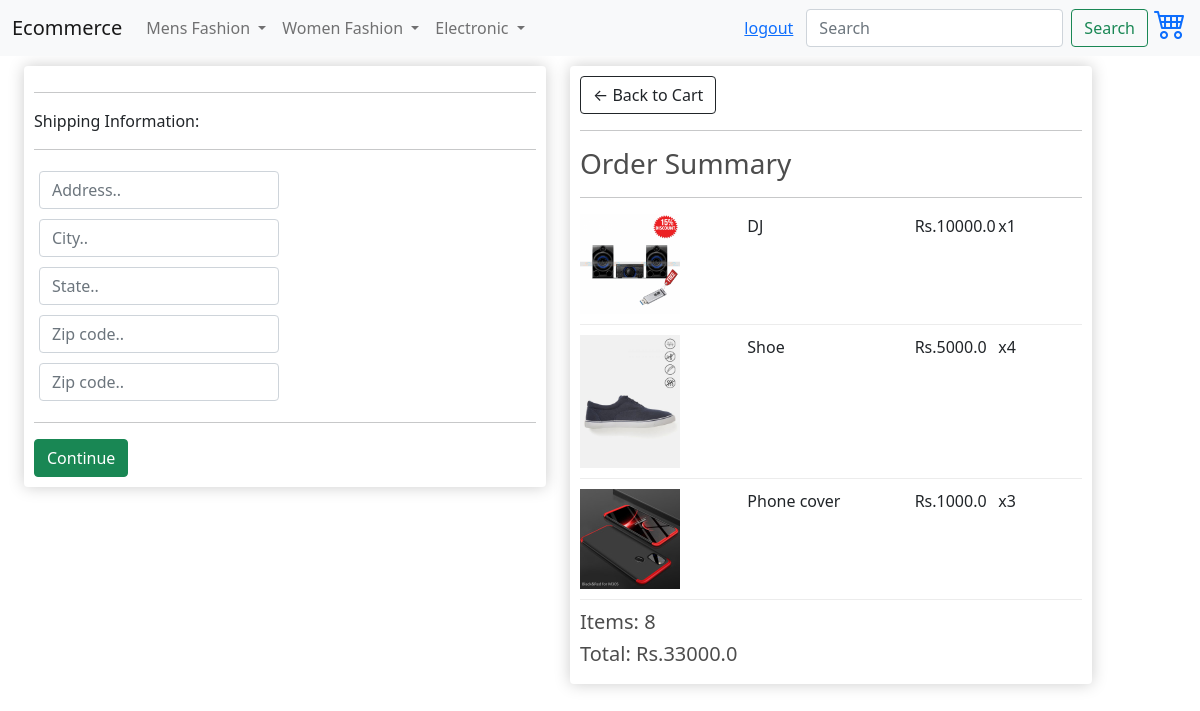
Screenshot of /checkout/ (signed in) with the database file from the repository.
### store/models.py (models this page shows, shortened)
class OrderItem(models.Model):
    product = models.ForeignKey(Product, on_delete=models.SET_NULL, null=True)
    order = models.ForeignKey(Order, on_delete=models.SET_NULL, null=True)
    quantity = models.IntegerField(default=0, null=True, blank=True)
    date_added = models.DateTimeField(auto_now_add=True)
    @property
    def get_total(self):
        total = self.product.price * self.quantity
        return total

class Product(models.Model):
    product_status = (
        ('N',"New"),
        ('T',"Trending"),
        ('X','Excel'),
            )
    category_type = (
        ("Men","Men"),
        ("Women","Women"),
        ("Electronic","Electronic"),
        ("Book","Book"),)
    name = models.CharField(max_length=200)
    price = models.FloatField()
    category = models.CharField(max_length=10,choices=category_type,null=True, blank=True)
    status = models.CharField(max_length=1,choices= product_status,null=True, blank=True)
    description = models.TextField(null=True,blank = True)
    featured = models.ImageField(null=True, blank=True)
    @property
    def imageURL(self):
        try:
            url = self.featured.url
        except:
            url = ''
        return url

class Order(models.Model):
    customer = models.ForeignKey(Customer, on_delete=models.SET_NULL, null=True, blank=True)
    date_ordered = models.DateTimeField(auto_now_add=True)
    complete = models.BooleanField(default=False)
    transaction_id = models.CharField(max_length=100, null=True)
    @property
    def get_cart_total(self):
        orderitems = self.orderitem_set.all()
        total = sum([item.get_total for item in orderitems])
        return total
    @property
    def get_cart_items(self):
        orderitems = self.orderitem_set.all()
        total = sum([item.quantity for item in orderitems])
        return total

### store/views.py (the view)
# urls.py: path('checkout/',views.checkout , name = 'checkout'),
def checkout(request):
    data = cartData(request)
    cartItems = data['cartItems']
    order = data['order']
    items = data['items']
    context = {'items':items, 'order':order, 'cartItems':cartItems}
    return render(request, 'store/checkout.html', context)

### store/utils.py (called while the page is built)
def cartData(request):
    if request.user.is_authenticated:
        customer = request.user.customer
        order, created = Order.objects.get_or_create(customer=customer, complete=False)
        items = order.orderitem_set.all()
        cartItems = order.get_cart_items
    else:
        cookieData = cookieCart(request)
        cartItems = cookieData['cartItems']
        order = cookieData['order']
        items = cookieData['items']
    return {'cartItems':cartItems ,'order':order, 'items':items}

### store/templates/store/checkout.html (shortened to what this page needs)
{% extends 'store/main.html' %}
{% load static %}
{% block content %}
     <div class="container row">
        <div class="col-lg-6">
            <div class="box-element" id="form-wrapper">
                <form id="form">
                    <div id="shipping-info">
                        <hr>
                        <p>Shipping Information:</p>
                        <hr>
                        <div class="form-field">
                            <input class="form-control" type="text" name="address" placeholder="Address..">
                        </div>
                        <div class="form-field">
                            <input class="form-control" type="text" name="city" placeholder="City..">
                        </div>
                        <div class="form-field">
                            <input class="form-control" type="text" name="state" placeholder="State..">
                        </div>
                        <div class="form-field">
                            <input class="form-control" type="text" name="zipcode" placeholder="Zip code..">
                        </div>
                        <div class="form-field">
                            <input class="form-control" type="text" name="country" placeholder="Zip code..">
                        </div>
                    </div>
                    <hr>
                    <input id="form-button" class="btn btn-success btn-block" type="submit" value="Continue">
                </form>
            </div>
        <br>
        </div>
        <div class="col-lg-6">
            <div class="box-element">
                <a  class="btn btn-outline-dark" href="{% url 'cart' %}">&#x2190; Back to Cart</a>
                <hr>
                <h3>Order Summary</h3>
                <hr>
                {% for item in items %}
                <div class="cart-row">
                    <div style="flex:2"><img class="row-image" src={{ item.product.imageURL }}></div>
                    <div style="flex:2"><p> {{ item.product.name }}</p></div>
                    <div style="flex:1"><p>Rs.{{ item.product.price }}</p></div>
                    <div style="flex:1"><p> x{{ item.quantity }}</p></div>
                </div>
                {% endfor %}
                <h5>Items:   {{ order.get_cart_items }}</h5>
                <h5>Total:   Rs.{{ order.get_cart_total }}</h5>
            </div>
        </div>
    </div>
{% endblock content %}

### static/css/main.css (style rules this page uses)
h1,h2,h3,h4,h5,h6 { color:hsl(0, 0%, 30%); }
.box-element { box-shadow:hsl(0, 0%, 80%) 0 0 16px; background-color: #fff; border-radius: 4px; padding: 10px; }
.col-lg-4, .col-lg-6, .col-lg-8, .col-lg-12 { margin-top: 10px; }
.row-image { width: 100px; }
.form-field { width:250px; display: inline-block; padding: 5px; }
.cart-row { display: flex; align-items: flex-stretch; padding-bottom: 10px; margin-bottom: 10px; border-bottom: 1px solid #ececec; }

### rows the page displays
OrderItem: product.imageURL (picture), product.name "DJ", product.price "10000.0", quantity "1"
OrderItem: product.imageURL (picture), product.name "Shoe", product.price "5000.0", quantity "4"
OrderItem: product.imageURL (picture), product.name "Phone cover", product.price "1000.0", quantity "3"
Order: get_cart_items "8", get_cart_total "33000.0"
